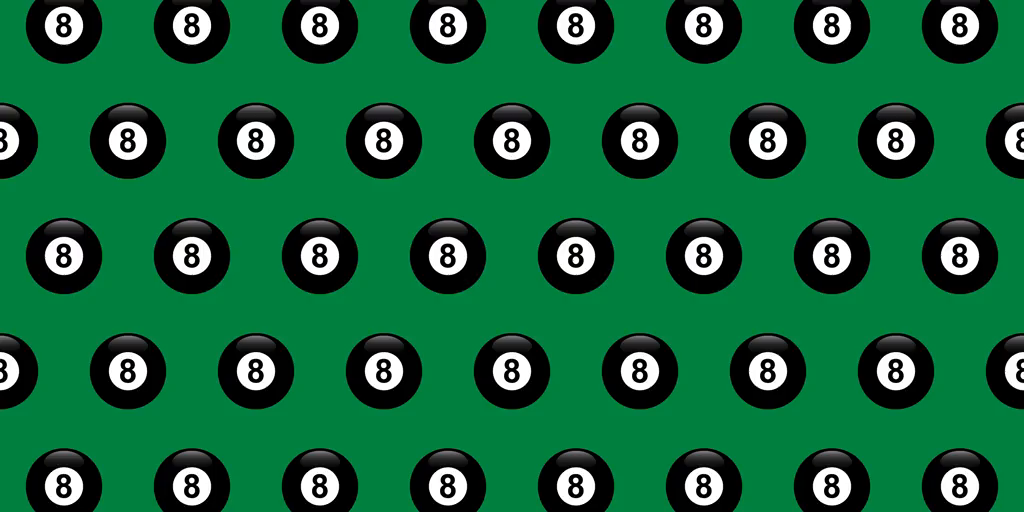
#> input picture frame 0 of TIPE/tests/8balls.mp4, 1024 x 512 px, given in place of sea_shore.mp4, which was not available
$ python main_old.py
#> lines starting #> are read from the running program, lines starting #| are printed output that depends on the picture; after the words box and inside, x2 and y2 are one past the last pixel; in counts of white or black regions, pixels touching at a corner belong together; pictures that were not available may be replaced by others from this repository, and a replacement may not be noted
import cv2
import numpy as np
import csv
import math
import os

from copy import deepcopy
import matplotlib.pyplot as plt


# [39 lines left out: function main, not called in this run]


def extract_frames(path, interval=500):
#> called with path = 'sea_shore.mp4', interval = 10
    capture = cv2.VideoCapture(path)

    matrice1 = []

    timestamp = capture.get(cv2.CAP_PROP_POS_MSEC)
    capture.set(cv2.CAP_PROP_POS_FRAMES, 0)

    ret, matrice1 = capture.read()
#> matrice1 is the input picture: shape (512, 1024, 3); mean B, G, R 60.8, 103.8, 19.8

    capture.set(cv2.CAP_PROP_POS_FRAMES, interval)

    ret, matrice2 = capture.read()
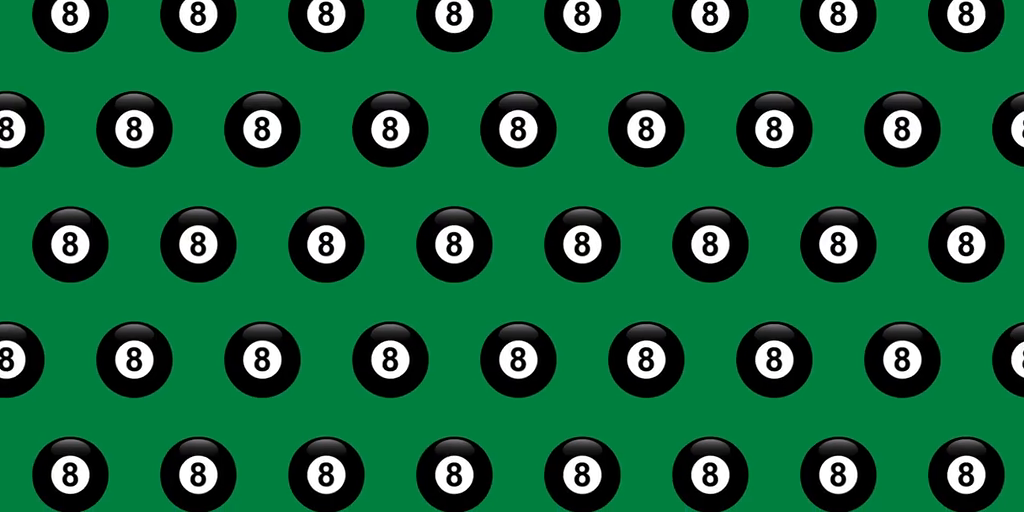
#> input picture frame 10 of TIPE/tests/8balls.mp4, 1024 x 512 px, given in place of sea_shore.mp4, which was not available
#> matrice2 is the input picture: shape (512, 1024, 3); mean B, G, R 60.9, 104, 19.6

    capture.release()

    return matrice1, matrice2


# [85 lines left out: functions writeImage, writeImage2, tableau_to_csv, csv_to_tableau, image2Tab, not called in this run]


#####################################################
############ DIVISION PAR BLOCK #####################
#####################################################


def block2coordTopLeftCorner(block):
    x = (block*wblock)%wframe
    y = ((block*wblock)//wframe)*hblock
    #print(f"bloc TLC: x:{x}, y:{y}")
    return x, y

# [29 lines left out: functions calculateBlockMediumColor, calculateBlockAverageColor, not called in this run]


diffs = []

# [411 lines left out: functions calculateBlockDifference, show_diffs, closestNeighs, blockPlusRessemblant, testcalculateBlockDifference, buildMotionVector and 7 more, not called in this run]


def displayImageWithBlock(img):
    temp = deepcopy(img)
    clr_contour = [255, 0, 0]
    font = cv2.FONT_HERSHEY_SIMPLEX
    font_scale = 0.3
    font_thickness = 1
    font_color = [0, 255, 0]

    for k in range(nombre_blocks):
        x0, y0 = block2coordTopLeftCorner(k)

        for i in range(wblock):
            temp[y0, i + x0] = clr_contour
        for i in range(hblock):
            temp[y0 + i, x0] = clr_contour


        if nombre_blocks < 2000:
            avg = calculateBlockAverageColor(k, img)
            if(avg[0] != 255 and avg[1] != 255):
                #print(f"block {k}: clr moyenne : {avg}")
                pass
            # Ajouter le numéro du bloc à côté du rectangle
            text = str(k)
            text_size = cv2.getTextSize(text, font, font_scale, font_thickness)[0]
            text_x = x0 + 5  # Décaler le texte vers la droite du bloc
            text_y = y0 + 10
            cv2.putText(temp, text, (text_x, text_y), font, font_scale, font_color, font_thickness)
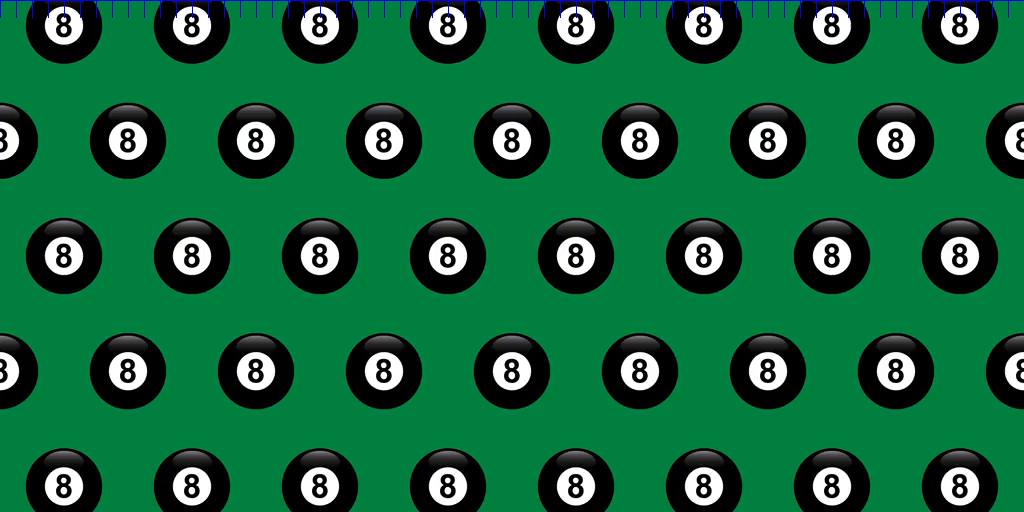
#> temp: shape (512, 1024, 3); 0.4% of pixels changed, all inside (x1, y1, x2, y2) = (0, 0, 1024, 18)

    cv2.imshow("image", temp)
    cv2.waitKey(0)
    cv2.destroyAllWindows()


# [36 lines left out: functions displayTabPixels, images2Video, not called in this run]


if __name__ == "__main__":


    wframe = 1920 #1280
    hframe = 1080 #720
    wblock = 4*4
    hblock = 9*2

    #nombre_blocks = 1600
    nombre_blocks = int((wframe/wblock) * (hframe/hblock))
    nombre_blocks_x = int((wframe/wblock))
    nombre_blocks_y = int((hframe/hblock))

    print(f"Nombre de block: {nombre_blocks} ({nombre_blocks_x}x{nombre_blocks_y})")


    #block_search_radius = 3
    block_search_radius = round(wframe*0.15)//wblock
    print(f"block_search_radius {block_search_radius}")


    pas_difference = 2
    diff_minimale = 430


    # [4 lines of commented-out code are left out]


    name_test = "shore2"
    img1, img2 = extract_frames("sea_shore.mp4", 10)

#> (the run stopped early here; a loop or call above may not have finished)

$ run again, starting later in the video
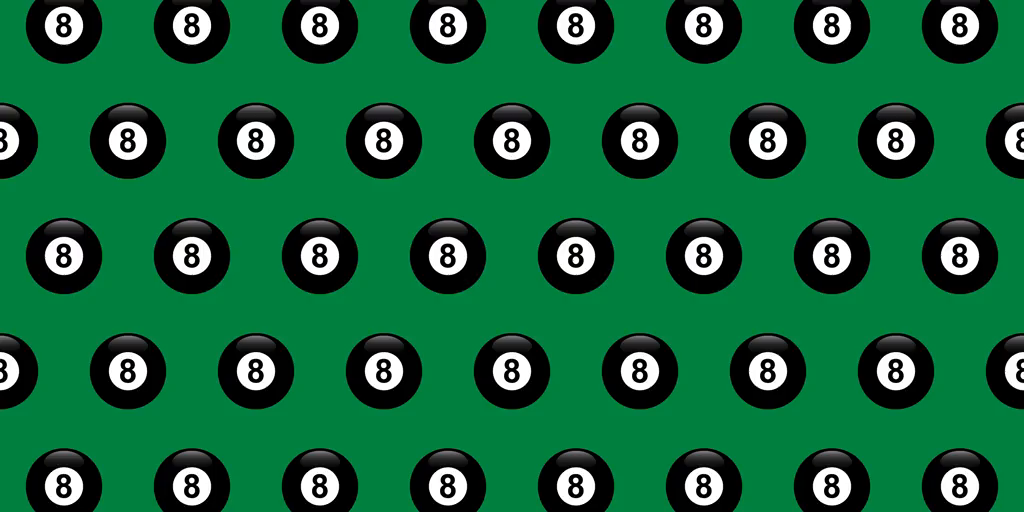
#> input picture frame 0 of TIPE/tests/8balls.mp4, 1024 x 512 px, given in place of sea_shore.mp4, which was not available
#> in extract_frames, matrice1 is the input picture: shape (512, 1024, 3); mean B, G, R 60.8, 103.8, 19.8
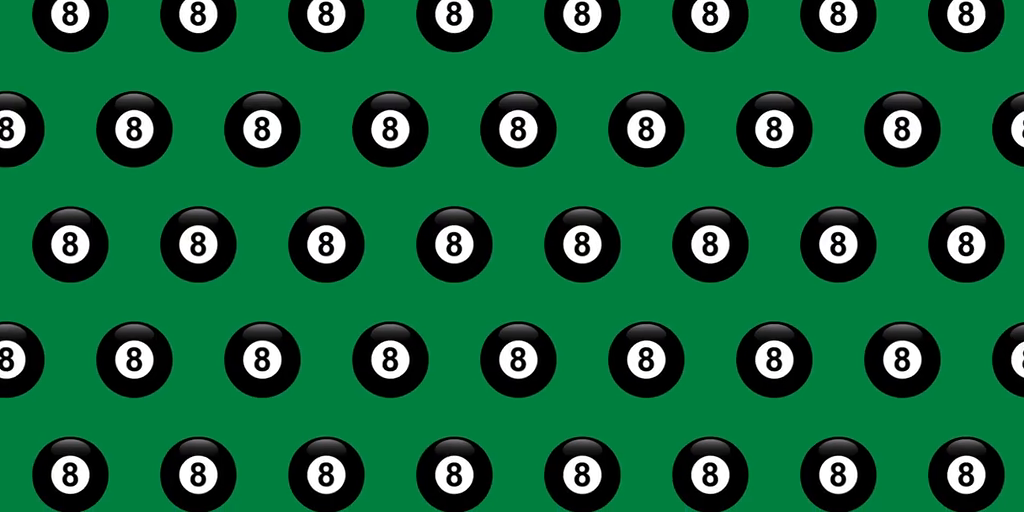
#> input picture frame 10 of TIPE/tests/8balls.mp4, 1024 x 512 px, given in place of sea_shore.mp4, which was not available
#> in extract_frames, matrice2 is the input picture: shape (512, 1024, 3); mean B, G, R 60.9, 104, 19.6

$ run again, starting later in the video
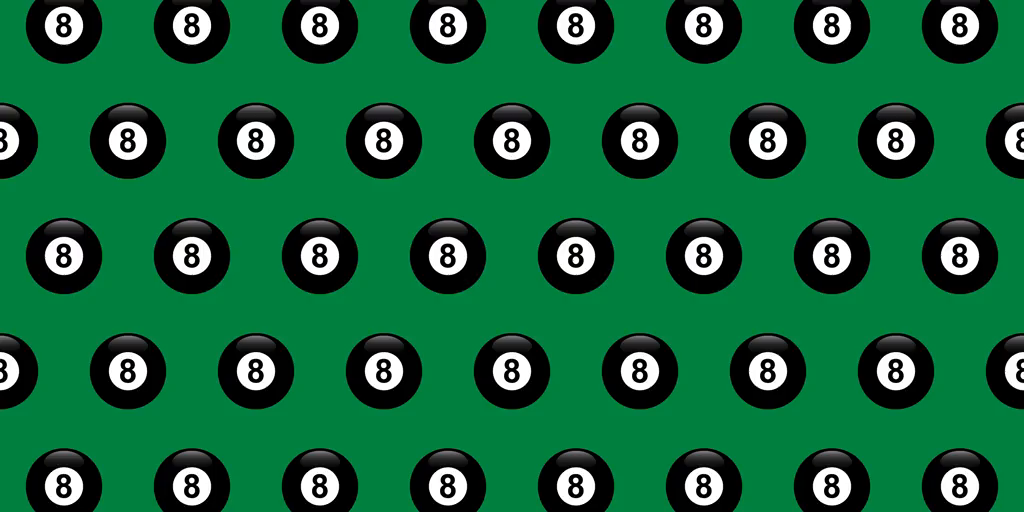
#> input picture frame 0 of TIPE/tests/8balls.mp4, 1024 x 512 px, given in place of sea_shore.mp4, which was not available
#> in extract_frames, matrice1 is the input picture: shape (512, 1024, 3); mean B, G, R 60.8, 103.8, 19.8
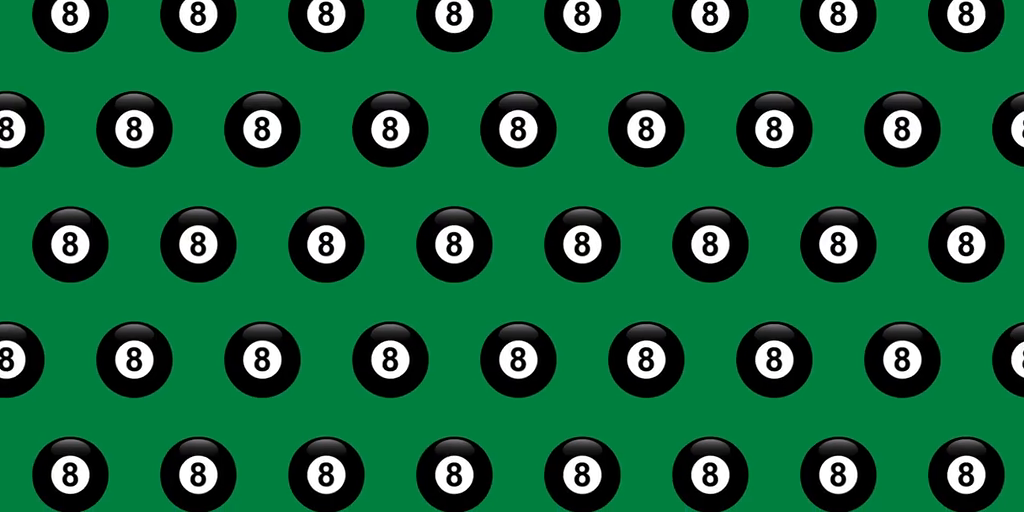
#> input picture frame 10 of TIPE/tests/8balls.mp4, 1024 x 512 px, given in place of sea_shore.mp4, which was not available
#> in extract_frames, matrice2 is the input picture: shape (512, 1024, 3); mean B, G, R 60.9, 104, 19.6
